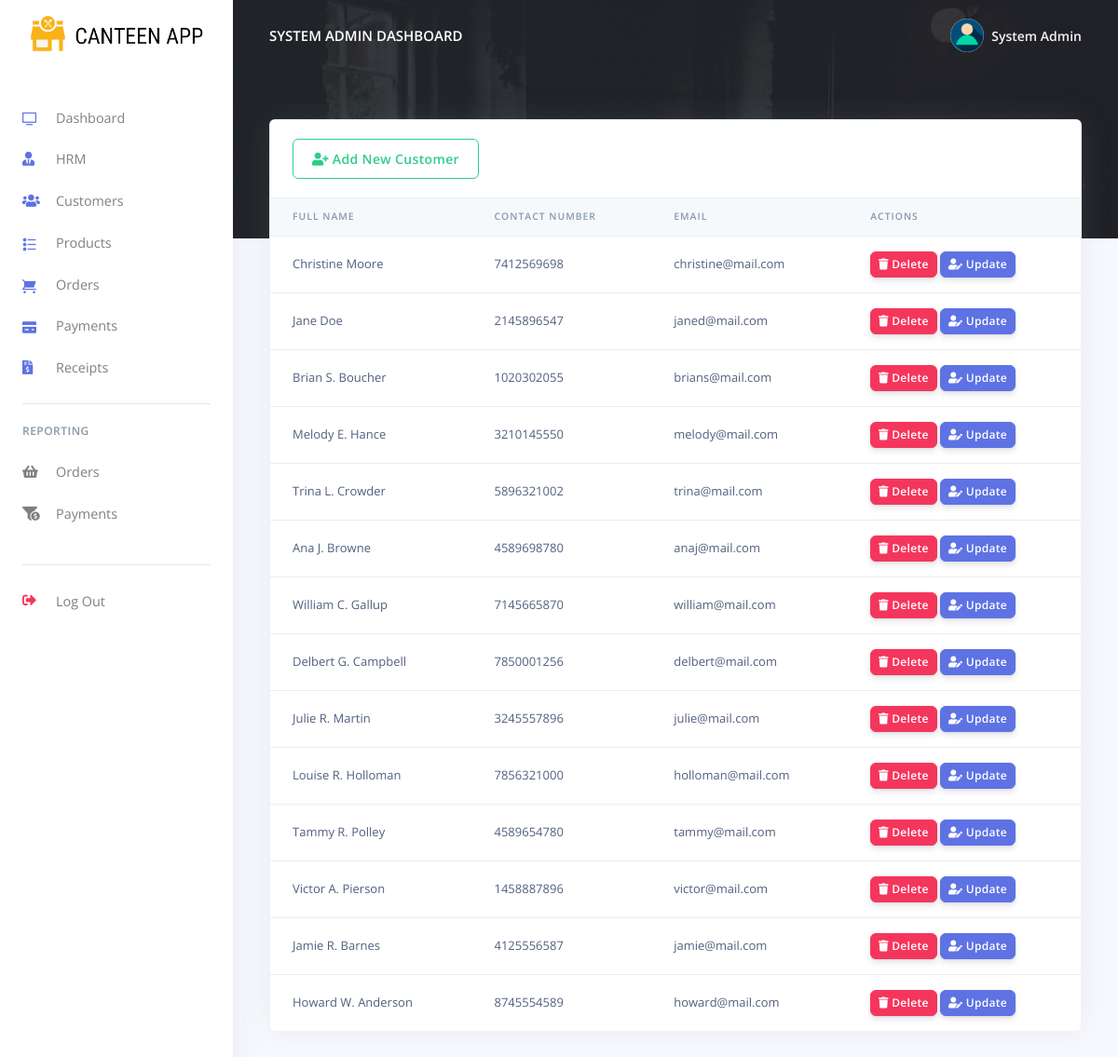
Page /admin/customes.php (signed in) on the earlier database version.
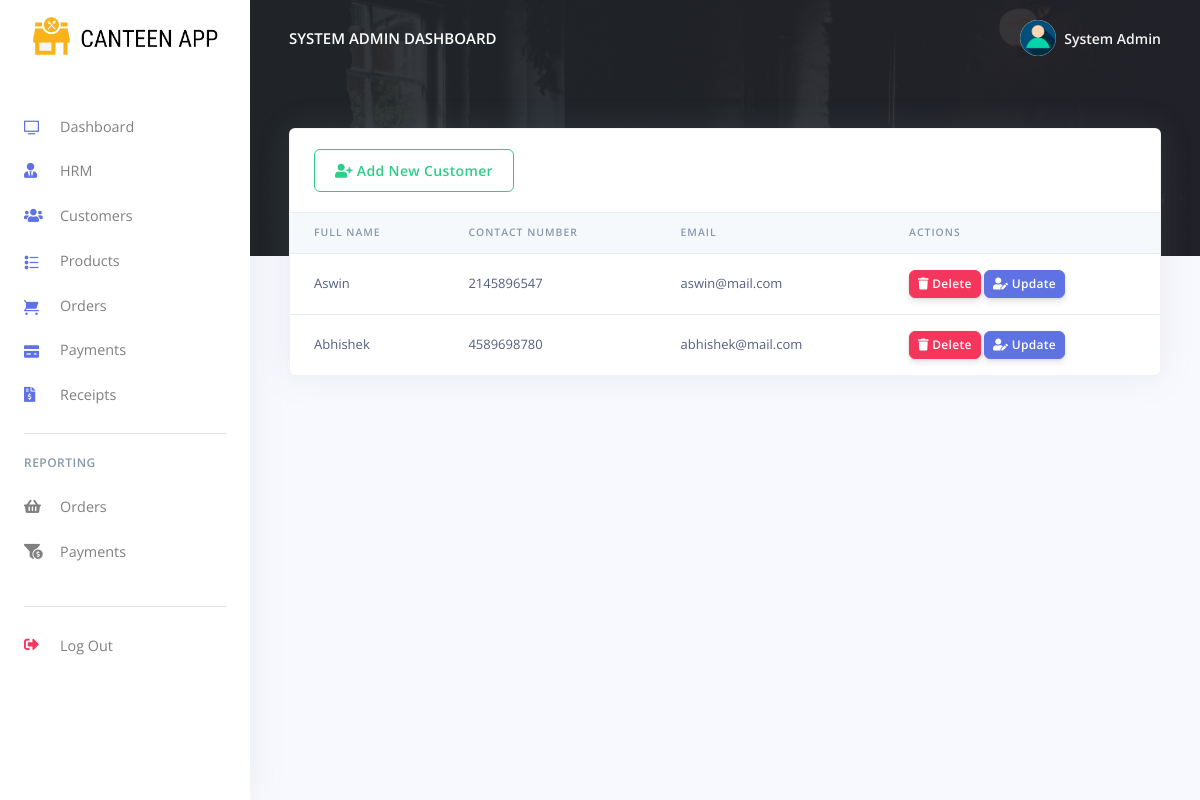
Same page on the later database version.
### tables this page shows
CREATE TABLE `rpos_admin` (
  `admin_id` varchar(200) NOT NULL,
  `admin_name` varchar(200) NOT NULL,
  `admin_email` varchar(200) NOT NULL,
  `admin_password` varchar(200) NOT NULL
);

CREATE TABLE `rpos_customers` (
  `customer_id` varchar(200) NOT NULL,
  `customer_name` varchar(200) NOT NULL,
  `customer_phoneno` varchar(200) NOT NULL,
  `customer_email` varchar(200) NOT NULL,
  `customer_password` varchar(200) NOT NULL,
  `created_at` timestamp(6) NOT NULL DEFAULT CURRENT_TIMESTAMP(6) ON UPDATE CURRENT_TIMESTAMP(6)
);

### admin/customes.php (the view, shortened to what this page needs)
<?php
include('config/config.php');
require_once('partials/_head.php');
?>
<body>
  <?php
  require_once('partials/_sidebar.php');
  ?>
  <div class="main-content">
    <?php
    require_once('partials/_topnav.php');
    ?>
    <div class="container-fluid mt--8">
      <div class="row">
        <div class="col">
          <div class="card shadow">
            <div class="card-header border-0">
              <a href="add_customer.php" class="btn btn-outline-success">
                <i class="fas fa-user-plus"></i>
                Add New Customer
              </a>
            </div>
            <div class="table-responsive">
              <table class="table align-items-center table-flush">
                <thead class="thead-light">
                  <tr>
                    <th scope="col">Full Name</th>
                    <th scope="col">Contact Number</th>
                    <th scope="col">Email</th>
                    <th scope="col">Actions</th>
                  </tr>
                </thead>
                <tbody>
                  <?php
                  $ret = "SELECT * FROM  rpos_customers  ORDER BY `rpos_customers`.`created_at` DESC ";
                  $stmt = $mysqli->prepare($ret);
                  $stmt->execute();
                  $res = $stmt->get_result();
                  while ($cust = $res->fetch_object()) {
                  ?>
                    <tr>
                      <td><?php echo $cust->customer_name; ?></td>
                      <td><?php echo $cust->customer_phoneno; ?></td>
                      <td><?php echo $cust->customer_email; ?></td>
                      <td>
                        <a href="customes.php?delete=<?php echo $cust->customer_id; ?>">
                          <button class="btn btn-sm btn-danger">
                            <i class="fas fa-trash"></i>
                            Delete
                          </button>
                        </a>
                        <a href="update_customer.php?update=<?php echo $cust->customer_id; ?>">
                          <button class="btn btn-sm btn-primary">
                            <i class="fas fa-user-edit"></i>
                            Update
                          </button>
                        </a>
                      </td>
                    </tr>
                  <?php } ?>
                </tbody>
              </table>
            </div>
          </div>
        </div>
      </div>
      <?php
      require_once('partials/_footer.php');
      ?>
    </div>
  </div>
</body>
</html>

### admin/partials/_head.php (shortened to what this page needs)
<!DOCTYPE html>
<html>
<head>
    <link href="assets/vendor/nucleo/css/nucleo.css" rel="stylesheet">
    <link href="assets/vendor/@fortawesome/fontawesome-free/css/all.min.css" rel="stylesheet">
    <link type="text/css" href="assets/css/argon.css?v=1.0.0" rel="stylesheet">
</head>

### admin/partials/_sidebar.php (shortened to what this page needs)
<?php
$admin_id = $_SESSION['admin_id'];
$ret = "SELECT * FROM  rpos_admin  WHERE admin_id = '$admin_id'";
$stmt = $mysqli->prepare($ret);
$stmt->execute();
$res = $stmt->get_result();
while ($admin = $res->fetch_object()) {
?>
  <nav class="navbar navbar-vertical fixed-left navbar-expand-md navbar-light bg-white" id="sidenav-main">
    <div class="container-fluid">
      <a class="navbar-brand pt-0" href="dashboard.php">
        <img src="assets/img/brand/repos.png" class="navbar-brand-img" alt="...">
      </a>
      <div class="collapse navbar-collapse" id="sidenav-collapse-main">
        <ul class="navbar-nav">
          <li class="nav-item">
            <a class="nav-link" href="dashboard.php">
              <i class="ni ni-tv-2 text-primary"></i> Dashboard
            </a>
          </li>
          <li class="nav-item">
            <a class="nav-link" href="hrm.php">
              <i class="fas fa-user-tie text-primary"></i> HRM
            </a>
          </li>
          <li class="nav-item">
            <a class="nav-link" href="customes.php">
              <i class="fas fa-users text-primary"></i> Customers
            </a>
          </li>
          <li class="nav-item">
            <a class="nav-link" href="products.php">
              <i class="ni ni-bullet-list-67 text-primary"></i>Products
            </a>
          </li>
          <li class="nav-item">
            <a class="nav-link" href="orders.php">
              <i class="ni ni-cart text-primary"></i> Orders
            </a>
          </li>
          <li class="nav-item">
            <a class="nav-link" href="payments.php">
              <i class="ni ni-credit-card text-primary"></i> Payments
            </a>
          </li>
          <li class="nav-item">
            <a class="nav-link" href="receipts.php">
              <i class="fas fa-file-invoice-dollar text-primary"></i> Receipts
            </a>
          </li>
        </ul>
        <hr class="my-3">
        <h6 class="navbar-heading text-muted">Reporting</h6>
        <ul class="navbar-nav mb-md-3">
          <li class="nav-item">
            <a class="nav-link" href="orders_reports.php">
              <i class="fas fa-shopping-basket"></i> Orders
            </a>
          </li>
          <li class="nav-item">
            <a class="nav-link" href="payments_reports.php">
              <i class="fas fa-funnel-dollar"></i> Payments
            </a>
          </li>
        </ul>
        <hr class="my-3">
        <ul class="navbar-nav mb-md-3">
          <li class="nav-item">
            <a class="nav-link" href="logout.php">
              <i class="fas fa-sign-out-alt text-danger"></i> Log Out
            </a>
          </li>
        </ul>
      </div>
    </div>
  </nav>
<?php } ?>

### admin/partials/_topnav.php (shortened to what this page needs)
<?php
$admin_id = $_SESSION['admin_id'];
$ret = "SELECT * FROM  rpos_admin  WHERE admin_id = '$admin_id'";
$stmt = $mysqli->prepare($ret);
$stmt->execute();
$res = $stmt->get_result();
while ($admin = $res->fetch_object()) {
?>
    <nav class="navbar navbar-top navbar-expand-md navbar-dark" id="navbar-main">
        <div class="container-fluid">
            <a class="h4 mb-0 text-white text-uppercase d-none d-lg-inline-block" href="dashboard.php"><?php echo $admin->admin_name; ?> Dashboard</a>
            <ul class="navbar-nav align-items-center d-none d-md-flex">
                <li class="nav-item dropdown">
                    <a class="nav-link pr-0" href="#" role="button" data-toggle="dropdown" aria-haspopup="true" aria-expanded="false">
                        <div class="media align-items-center">
                            <span class="avatar avatar-sm rounded-circle">
                                <img alt="Image placeholder" src="assets/img/theme/user-a-min.png">
                            </span>
                            <div class="media-body ml-2 d-none d-lg-block">
                                <span class="mb-0 text-sm  font-weight-bold"><?php echo $admin->admin_name; ?></span>
                            </div>
                        </div>
                    </a>
                </li>
            </ul>
        </div>
    </nav>
<?php } ?>

### admin/partials/_footer.php
<footer class="py-5">
</footer>

Differences in the rows shown:
removed rpos_customers: customer_name "Christine Moore", customer_phoneno "7412569698", customer_email "christine@mail.com"
removed rpos_customers: customer_name "Brian S. Boucher", customer_phoneno "1020302055", customer_email "brians@mail.com"
removed rpos_customers: customer_name "Melody E. Hance", customer_phoneno "3210145550", customer_email "melody@mail.com"
removed rpos_customers: customer_name "Trina L. Crowder", customer_phoneno "5896321002", customer_email "trina@mail.com"
removed rpos_customers: customer_name "William C. Gallup", customer_phoneno "7145665870", customer_email "william@mail.com"
removed rpos_customers: customer_name "Delbert G. Campbell", customer_phoneno "7850001256", customer_email "delbert@mail.com"
removed rpos_customers: customer_name "Julie R. Martin", customer_phoneno "3245557896", customer_email "julie@mail.com"
removed rpos_customers: customer_name "Louise R. Holloman", customer_phoneno "7856321000", customer_email "holloman@mail.com"
removed rpos_customers: customer_name "Tammy R. Polley", customer_phoneno "4589654780", customer_email "tammy@mail.com"
removed rpos_customers: customer_name "Victor A. Pierson", customer_phoneno "1458887896", customer_email "victor@mail.com"
removed rpos_customers: customer_name "Jamie R. Barnes", customer_phoneno "4125556587", customer_email "jamie@mail.com"
removed rpos_customers: customer_name "Howard W. Anderson", customer_phoneno "8745554589", customer_email "howard@mail.com"
changed rpos_customers: customer_name "Jane Doe" → "Aswin"; customer_email "janed@mail.com" → "aswin@mail.com"
changed rpos_customers: customer_name "Ana J. Browne" → "Abhishek"; customer_email "anaj@mail.com" → "abhishek@mail.com"
